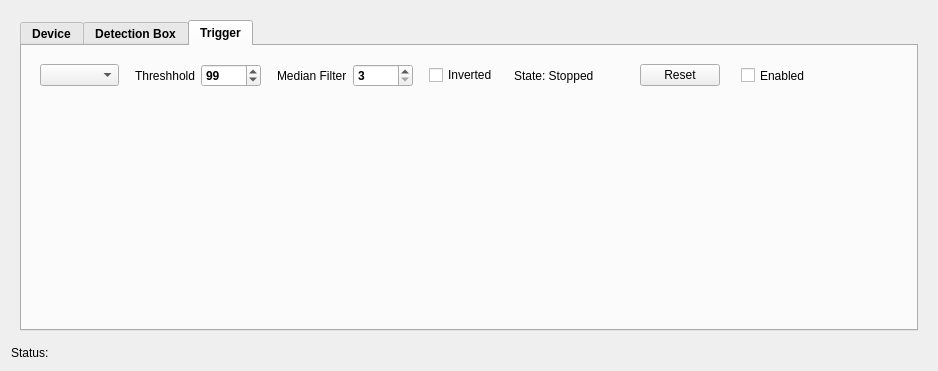
<?xml version="1.0" encoding="UTF-8"?>
<ui version="4.0">
 <class>GrabDetectorPluginDialog</class>
 <widget class="QDialog" name="GrabDetectorPluginDialog">
  <property name="geometry">
   <rect>
    <x>0</x>
    <y>0</y>
    <width>938</width>
    <height>371</height>
   </rect>
  </property>
  <property name="windowTitle">
   <string>Grab Detector Plugin</string>
  </property>
  <layout class="QVBoxLayout" name="verticalLayout_2">
   <item>
    <widget class="QWidget" name="statusWidgetPtr" native="true">
     <property name="font">
      <font>
       <weight>50</weight>
       <bold>false</bold>
      </font>
     </property>
     <layout class="QHBoxLayout" name="horizontalLayout_3">
      <item>
       <widget class="QTabWidget" name="tabWidgetPtr">
        <property name="font">
         <font>
          <weight>75</weight>
          <bold>true</bold>
         </font>
        </property>
        <property name="currentIndex">
         <number>2</number>
        </property>
        <widget class="QWidget" name="deviceTabPtr">
         <attribute name="title">
          <string>Device</string>
         </attribute>
         <layout class="QVBoxLayout" name="verticalLayout_6">
          <item>
           <widget class="QGroupBox" name="comGroupBoxPtr">
            <property name="font">
             <font>
              <weight>50</weight>
              <bold>false</bold>
             </font>
            </property>
            <property name="title">
             <string>Communication</string>
            </property>
            <layout class="QVBoxLayout" name="verticalLayout_5">
             <item>
              <widget class="QWidget" name="commWidgetPtr" native="true">
               <layout class="QHBoxLayout" name="horizontalLayout_10">
                <item>
                 <widget class="QLabel" name="comPortLabelPtr">
                  <property name="sizePolicy">
                   <sizepolicy hsizetype="Fixed" vsizetype="Preferred">
                    <horstretch>0</horstretch>
                    <verstretch>0</verstretch>
                   </sizepolicy>
                  </property>
                  <property name="minimumSize">
                   <size>
                    <width>80</width>
                    <height>0</height>
                   </size>
                  </property>
                  <property name="maximumSize">
                   <size>
                    <width>80</width>
                    <height>16777215</height>
                   </size>
                  </property>
                  <property name="font">
                   <font>
                    <weight>50</weight>
                    <bold>false</bold>
                   </font>
                  </property>
                  <property name="text">
                   <string>Serial Port   </string>
                  </property>
                 </widget>
                </item>
                <item>
                 <widget class="QComboBox" name="comPortComboBoxPtr">
                  <property name="sizePolicy">
                   <sizepolicy hsizetype="Fixed" vsizetype="Fixed">
                    <horstretch>0</horstretch>
                    <verstretch>0</verstretch>
                   </sizepolicy>
                  </property>
                  <property name="minimumSize">
                   <size>
                    <width>75</width>
                    <height>0</height>
                   </size>
                  </property>
                  <property name="maximumSize">
                   <size>
                    <width>75</width>
                    <height>16777215</height>
                   </size>
                  </property>
                  <property name="editable">
                   <bool>false</bool>
                  </property>
                  <property name="currentText">
                   <string/>
                  </property>
                 </widget>
                </item>
                <item>
                 <spacer name="horizontalSpacer_9">
                  <property name="orientation">
                   <enum>Qt::Horizontal</enum>
                  </property>
                  <property name="sizeType">
                   <enum>QSizePolicy::Fixed</enum>
                  </property>
                  <property name="sizeHint" stdset="0">
                   <size>
                    <width>15</width>
                    <height>20</height>
                   </size>
                  </property>
                 </spacer>
                </item>
                <item>
                 <widget class="QPushButton" name="connectPushButtonPtr">
                  <property name="font">
                   <font>
                    <weight>50</weight>
                    <bold>false</bold>
                   </font>
                  </property>
                  <property name="text">
                   <string>Connect</string>
                  </property>
                  <property name="autoDefault">
                   <bool>false</bool>
                  </property>
                 </widget>
                </item>
                <item>
                 <spacer name="horizontalSpacer_12">
                  <property name="orientation">
                   <enum>Qt::Horizontal</enum>
                  </property>
                  <property name="sizeType">
                   <enum>QSizePolicy::Fixed</enum>
                  </property>
                  <property name="sizeHint" stdset="0">
                   <size>
                    <width>15</width>
                    <height>20</height>
                   </size>
                  </property>
                 </spacer>
                </item>
                <item>
                 <widget class="QCheckBox" name="autoConnectCheckBoxPtr">
                  <property name="font">
                   <font>
                    <weight>50</weight>
                    <bold>false</bold>
                   </font>
                  </property>
                  <property name="text">
                   <string>Auto-Connect</string>
                  </property>
                 </widget>
                </item>
                <item>
                 <spacer name="horizontalSpacer_8">
                  <property name="orientation">
                   <enum>Qt::Horizontal</enum>
                  </property>
                  <property name="sizeType">
                   <enum>QSizePolicy::Fixed</enum>
                  </property>
                  <property name="sizeHint" stdset="0">
                   <size>
                    <width>50</width>
                    <height>20</height>
                   </size>
                  </property>
                 </spacer>
                </item>
                <item>
                 <widget class="QPushButton" name="refreshPortListPushButtonPtr">
                  <property name="text">
                   <string>Refresh List</string>
                  </property>
                  <property name="autoDefault">
                   <bool>false</bool>
                  </property>
                 </widget>
                </item>
                <item>
                 <spacer name="horizontalSpacer_10">
                  <property name="orientation">
                   <enum>Qt::Horizontal</enum>
                  </property>
                  <property name="sizeHint" stdset="0">
                   <size>
                    <width>40</width>
                    <height>20</height>
                   </size>
                  </property>
                 </spacer>
                </item>
               </layout>
              </widget>
             </item>
            </layout>
           </widget>
          </item>
          <item>
           <widget class="QGroupBox" name="devOutputGroupBoxPtr">
            <property name="font">
             <font>
              <weight>50</weight>
              <bold>false</bold>
             </font>
            </property>
            <property name="title">
             <string>Output</string>
            </property>
            <layout class="QVBoxLayout" name="verticalLayout_3">
             <item>
              <widget class="QWidget" name="durationWidgetPtr" native="true">
               <layout class="QHBoxLayout" name="horizontalLayout_14">
                <item>
                 <widget class="QLabel" name="durationLabelPtr">
                  <property name="sizePolicy">
                   <sizepolicy hsizetype="Fixed" vsizetype="Preferred">
                    <horstretch>0</horstretch>
                    <verstretch>0</verstretch>
                   </sizepolicy>
                  </property>
                  <property name="minimumSize">
                   <size>
                    <width>80</width>
                    <height>0</height>
                   </size>
                  </property>
                  <property name="maximumSize">
                   <size>
                    <width>80</width>
                    <height>16777215</height>
                   </size>
                  </property>
                  <property name="text">
                   <string>Duration (sec)</string>
                  </property>
                 </widget>
                </item>
                <item>
                 <widget class="QDoubleSpinBox" name="durationDblSpinBoxPtr">
                  <property name="minimumSize">
                   <size>
                    <width>75</width>
                    <height>0</height>
                   </size>
                  </property>
                  <property name="maximumSize">
                   <size>
                    <width>75</width>
                    <height>16777215</height>
                   </size>
                  </property>
                  <property name="decimals">
                   <number>3</number>
                  </property>
                  <property name="minimum">
                   <double>0.001000000000000</double>
                  </property>
                  <property name="maximum">
                   <double>8.000000000000000</double>
                  </property>
                  <property name="singleStep">
                   <double>0.010000000000000</double>
                  </property>
                  <property name="value">
                   <double>0.010000000000000</double>
                  </property>
                 </widget>
                </item>
                <item>
                 <spacer name="horizontalSpacer_15">
                  <property name="orientation">
                   <enum>Qt::Horizontal</enum>
                  </property>
                  <property name="sizeType">
                   <enum>QSizePolicy::Fixed</enum>
                  </property>
                  <property name="sizeHint" stdset="0">
                   <size>
                    <width>15</width>
                    <height>20</height>
                   </size>
                  </property>
                 </spacer>
                </item>
                <item>
                 <widget class="QPushButton" name="outputTestPushButtonPtr">
                  <property name="text">
                   <string>Test</string>
                  </property>
                  <property name="autoDefault">
                   <bool>false</bool>
                  </property>
                 </widget>
                </item>
                <item>
                 <spacer name="horizontalSpacer_16">
                  <property name="orientation">
                   <enum>Qt::Horizontal</enum>
                  </property>
                  <property name="sizeType">
                   <enum>QSizePolicy::Fixed</enum>
                  </property>
                  <property name="sizeHint" stdset="0">
                   <size>
                    <width>40</width>
                    <height>20</height>
                   </size>
                  </property>
                 </spacer>
                </item>
                <item>
                 <widget class="QLabel" name="outputPinLabelPtr">
                  <property name="sizePolicy">
                   <sizepolicy hsizetype="Fixed" vsizetype="Preferred">
                    <horstretch>0</horstretch>
                    <verstretch>0</verstretch>
                   </sizepolicy>
                  </property>
                  <property name="minimumSize">
                   <size>
                    <width>70</width>
                    <height>0</height>
                   </size>
                  </property>
                  <property name="maximumSize">
                   <size>
                    <width>80</width>
                    <height>16777215</height>
                   </size>
                  </property>
                  <property name="text">
                   <string>Output Pin:</string>
                  </property>
                 </widget>
                </item>
                <item>
                 <widget class="QComboBox" name="outputPinComboBoxPtr"/>
                </item>
                <item>
                 <spacer name="horizontalSpacer_14">
                  <property name="orientation">
                   <enum>Qt::Horizontal</enum>
                  </property>
                  <property name="sizeHint" stdset="0">
                   <size>
                    <width>247</width>
                    <height>20</height>
                   </size>
                  </property>
                 </spacer>
                </item>
               </layout>
              </widget>
             </item>
            </layout>
           </widget>
          </item>
          <item>
           <spacer name="verticalSpacer_4">
            <property name="orientation">
             <enum>Qt::Vertical</enum>
            </property>
            <property name="sizeHint" stdset="0">
             <size>
              <width>20</width>
              <height>10</height>
             </size>
            </property>
           </spacer>
          </item>
         </layout>
        </widget>
        <widget class="QWidget" name="detectBoxTabPtr">
         <attribute name="title">
          <string>Detection Box</string>
         </attribute>
         <layout class="QVBoxLayout" name="verticalLayout_4">
          <item>
           <widget class="QWidget" name="widget_4" native="true">
            <layout class="QHBoxLayout" name="horizontalLayout_11">
             <item>
              <widget class="QCheckBox" name="boxLockedCheckboxPtr">
               <property name="font">
                <font>
                 <weight>50</weight>
                 <bold>false</bold>
                </font>
               </property>
               <property name="text">
                <string>Enable left mouse click + drag to set detection box</string>
               </property>
               <property name="checked">
                <bool>true</bool>
               </property>
              </widget>
             </item>
             <item>
              <spacer name="horizontalSpacer_17">
               <property name="orientation">
                <enum>Qt::Horizontal</enum>
               </property>
               <property name="sizeHint" stdset="0">
                <size>
                 <width>336</width>
                 <height>20</height>
                </size>
               </property>
              </spacer>
             </item>
            </layout>
           </widget>
          </item>
          <item>
           <widget class="QWidget" name="xPosWidthWidgetPtr" native="true">
            <layout class="QHBoxLayout" name="horizontalLayout_2">
             <item>
              <widget class="QLabel" name="xPosLabelPtr">
               <property name="sizePolicy">
                <sizepolicy hsizetype="Fixed" vsizetype="Preferred">
                 <horstretch>0</horstretch>
                 <verstretch>0</verstretch>
                </sizepolicy>
               </property>
               <property name="minimumSize">
                <size>
                 <width>40</width>
                 <height>0</height>
                </size>
               </property>
               <property name="font">
                <font>
                 <weight>50</weight>
                 <bold>false</bold>
                </font>
               </property>
               <property name="text">
                <string>X-Pos</string>
               </property>
              </widget>
             </item>
             <item>
              <widget class="QSpinBox" name="xPosSpinBoxPtr">
               <property name="sizePolicy">
                <sizepolicy hsizetype="Fixed" vsizetype="Fixed">
                 <horstretch>0</horstretch>
                 <verstretch>0</verstretch>
                </sizepolicy>
               </property>
               <property name="minimumSize">
                <size>
                 <width>50</width>
                 <height>0</height>
                </size>
               </property>
               <property name="font">
                <font>
                 <weight>50</weight>
                 <bold>false</bold>
                </font>
               </property>
               <property name="maximum">
                <number>9999</number>
               </property>
               <property name="singleStep">
                <number>5</number>
               </property>
               <property name="value">
                <number>0</number>
               </property>
              </widget>
             </item>
             <item>
              <spacer name="horizontalSpacer_18">
               <property name="orientation">
                <enum>Qt::Horizontal</enum>
               </property>
               <property name="sizeType">
                <enum>QSizePolicy::Fixed</enum>
               </property>
               <property name="sizeHint" stdset="0">
                <size>
                 <width>15</width>
                 <height>20</height>
                </size>
               </property>
              </spacer>
             </item>
             <item>
              <widget class="QLabel" name="widthLabelPtr">
               <property name="sizePolicy">
                <sizepolicy hsizetype="Fixed" vsizetype="Preferred">
                 <horstretch>0</horstretch>
                 <verstretch>0</verstretch>
                </sizepolicy>
               </property>
               <property name="minimumSize">
                <size>
                 <width>40</width>
                 <height>0</height>
                </size>
               </property>
               <property name="font">
                <font>
                 <weight>50</weight>
                 <bold>false</bold>
                </font>
               </property>
               <property name="text">
                <string>Width</string>
               </property>
              </widget>
             </item>
             <item>
              <widget class="QSpinBox" name="widthSpinBoxPtr">
               <property name="sizePolicy">
                <sizepolicy hsizetype="Fixed" vsizetype="Fixed">
                 <horstretch>0</horstretch>
                 <verstretch>0</verstretch>
                </sizepolicy>
               </property>
               <property name="minimumSize">
                <size>
                 <width>50</width>
                 <height>0</height>
                </size>
               </property>
               <property name="font">
                <font>
                 <weight>50</weight>
                 <bold>false</bold>
                </font>
               </property>
               <property name="maximum">
                <number>9999</number>
               </property>
               <property name="singleStep">
                <number>5</number>
               </property>
               <property name="value">
                <number>0</number>
               </property>
              </widget>
             </item>
             <item>
              <spacer name="horizontalSpacer_11">
               <property name="orientation">
                <enum>Qt::Horizontal</enum>
               </property>
               <property name="sizeHint" stdset="0">
                <size>
                 <width>163</width>
                 <height>20</height>
                </size>
               </property>
              </spacer>
             </item>
            </layout>
           </widget>
          </item>
          <item>
           <widget class="QWidget" name="yPosHeightWidgetPtr" native="true">
            <layout class="QHBoxLayout" name="horizontalLayout">
             <item>
              <widget class="QLabel" name="yPosLabelPtr">
               <property name="sizePolicy">
                <sizepolicy hsizetype="Fixed" vsizetype="Preferred">
                 <horstretch>0</horstretch>
                 <verstretch>0</verstretch>
                </sizepolicy>
               </property>
               <property name="minimumSize">
                <size>
                 <width>40</width>
                 <height>0</height>
                </size>
               </property>
               <property name="font">
                <font>
                 <weight>50</weight>
                 <bold>false</bold>
                </font>
               </property>
               <property name="text">
                <string>Y-Pos</string>
               </property>
              </widget>
             </item>
             <item>
              <widget class="QSpinBox" name="yPosSpinBoxPtr">
               <property name="sizePolicy">
                <sizepolicy hsizetype="Fixed" vsizetype="Fixed">
                 <horstretch>0</horstretch>
                 <verstretch>0</verstretch>
                </sizepolicy>
               </property>
               <property name="minimumSize">
                <size>
                 <width>50</width>
                 <height>0</height>
                </size>
               </property>
               <property name="font">
                <font>
                 <weight>50</weight>
                 <bold>false</bold>
                </font>
               </property>
               <property name="maximum">
                <number>9999</number>
               </property>
               <property name="singleStep">
                <number>5</number>
               </property>
               <property name="value">
                <number>0</number>
               </property>
              </widget>
             </item>
             <item>
              <spacer name="horizontalSpacer_19">
               <property name="orientation">
                <enum>Qt::Horizontal</enum>
               </property>
               <property name="sizeType">
                <enum>QSizePolicy::Fixed</enum>
               </property>
               <property name="sizeHint" stdset="0">
                <size>
                 <width>15</width>
                 <height>20</height>
                </size>
               </property>
              </spacer>
             </item>
             <item>
              <widget class="QLabel" name="HeightLabelPtr">
               <property name="sizePolicy">
                <sizepolicy hsizetype="Fixed" vsizetype="Preferred">
                 <horstretch>0</horstretch>
                 <verstretch>0</verstretch>
                </sizepolicy>
               </property>
               <property name="minimumSize">
                <size>
                 <width>40</width>
                 <height>0</height>
                </size>
               </property>
               <property name="font">
                <font>
                 <weight>50</weight>
                 <bold>false</bold>
                </font>
               </property>
               <property name="text">
                <string>Height</string>
               </property>
              </widget>
             </item>
             <item>
              <widget class="QSpinBox" name="heightSpinBoxPtr">
               <property name="sizePolicy">
                <sizepolicy hsizetype="Fixed" vsizetype="Fixed">
                 <horstretch>0</horstretch>
                 <verstretch>0</verstretch>
                </sizepolicy>
               </property>
               <property name="minimumSize">
                <size>
                 <width>50</width>
                 <height>0</height>
                </size>
               </property>
               <property name="font">
                <font>
                 <weight>50</weight>
                 <bold>false</bold>
                </font>
               </property>
               <property name="maximum">
                <number>9999</number>
               </property>
               <property name="singleStep">
                <number>5</number>
               </property>
               <property name="value">
                <number>0</number>
               </property>
              </widget>
             </item>
             <item>
              <spacer name="horizontalSpacer_13">
               <property name="orientation">
                <enum>Qt::Horizontal</enum>
               </property>
               <property name="sizeHint" stdset="0">
                <size>
                 <width>163</width>
                 <height>20</height>
                </size>
               </property>
              </spacer>
             </item>
            </layout>
           </widget>
          </item>
          <item>
           <widget class="QWidget" name="colorWidgetPtr" native="true">
            <layout class="QHBoxLayout" name="horizontalLayout_5">
             <item>
              <widget class="QLabel" name="colorLabelPtr">
               <property name="font">
                <font>
                 <weight>50</weight>
                 <bold>false</bold>
                </font>
               </property>
               <property name="text">
                <string>Color</string>
               </property>
              </widget>
             </item>
             <item>
              <spacer name="horizontalSpacer_2">
               <property name="orientation">
                <enum>Qt::Horizontal</enum>
               </property>
               <property name="sizeType">
                <enum>QSizePolicy::Fixed</enum>
               </property>
               <property name="sizeHint" stdset="0">
                <size>
                 <width>10</width>
                 <height>20</height>
                </size>
               </property>
              </spacer>
             </item>
             <item>
              <widget class="QLabel" name="colorExampleLabelPtr">
               <property name="sizePolicy">
                <sizepolicy hsizetype="Fixed" vsizetype="Fixed">
                 <horstretch>0</horstretch>
                 <verstretch>0</verstretch>
                </sizepolicy>
               </property>
               <property name="minimumSize">
                <size>
                 <width>20</width>
                 <height>20</height>
                </size>
               </property>
               <property name="maximumSize">
                <size>
                 <width>20</width>
                 <height>20</height>
                </size>
               </property>
               <property name="font">
                <font>
                 <weight>50</weight>
                 <bold>false</bold>
                </font>
               </property>
               <property name="frameShape">
                <enum>QFrame::Box</enum>
               </property>
               <property name="text">
                <string/>
               </property>
              </widget>
             </item>
             <item>
              <spacer name="horizontalSpacer_3">
               <property name="orientation">
                <enum>Qt::Horizontal</enum>
               </property>
               <property name="sizeType">
                <enum>QSizePolicy::Fixed</enum>
               </property>
               <property name="sizeHint" stdset="0">
                <size>
                 <width>10</width>
                 <height>20</height>
                </size>
               </property>
              </spacer>
             </item>
             <item>
              <widget class="QPushButton" name="colorSelectPushButtonPtr">
               <property name="font">
                <font>
                 <weight>50</weight>
                 <bold>false</bold>
                </font>
               </property>
               <property name="text">
                <string>Select</string>
               </property>
               <property name="autoDefault">
                <bool>false</bool>
               </property>
              </widget>
             </item>
             <item>
              <spacer name="horizontalSpacer">
               <property name="orientation">
                <enum>Qt::Horizontal</enum>
               </property>
               <property name="sizeHint" stdset="0">
                <size>
                 <width>248</width>
                 <height>20</height>
                </size>
               </property>
              </spacer>
             </item>
            </layout>
           </widget>
          </item>
          <item>
           <spacer name="verticalSpacer_2">
            <property name="orientation">
             <enum>Qt::Vertical</enum>
            </property>
            <property name="sizeHint" stdset="0">
             <size>
              <width>20</width>
              <height>147</height>
             </size>
            </property>
           </spacer>
          </item>
         </layout>
        </widget>
        <widget class="QWidget" name="triggerTabPtr">
         <attribute name="title">
          <string>Trigger</string>
         </attribute>
         <layout class="QVBoxLayout" name="verticalLayout">
          <item>
           <widget class="QWidget" name="trigEnabledWidgetPtr" native="true">
            <layout class="QHBoxLayout" name="horizontalLayout_8">
             <item>
              <widget class="QComboBox" name="trigModeComboBoxPtr">
               <property name="currentText">
                <string/>
               </property>
              </widget>
             </item>
             <item>
              <spacer name="horizontalSpacer_22">
               <property name="orientation">
                <enum>Qt::Horizontal</enum>
               </property>
               <property name="sizeType">
                <enum>QSizePolicy::Fixed</enum>
               </property>
               <property name="sizeHint" stdset="0">
                <size>
                 <width>10</width>
                 <height>20</height>
                </size>
               </property>
              </spacer>
             </item>
             <item>
              <widget class="QLabel" name="trigThresholdLabelPtr">
               <property name="sizePolicy">
                <sizepolicy hsizetype="Minimum" vsizetype="Preferred">
                 <horstretch>0</horstretch>
                 <verstretch>0</verstretch>
                </sizepolicy>
               </property>
               <property name="minimumSize">
                <size>
                 <width>0</width>
                 <height>0</height>
                </size>
               </property>
               <property name="maximumSize">
                <size>
                 <width>80</width>
                 <height>16777215</height>
                </size>
               </property>
               <property name="font">
                <font>
                 <weight>50</weight>
                 <bold>false</bold>
                </font>
               </property>
               <property name="text">
                <string>Threshhold</string>
               </property>
              </widget>
             </item>
             <item>
              <widget class="QSpinBox" name="trigThresholdSpinBoxPtr">
               <property name="minimumSize">
                <size>
                 <width>60</width>
                 <height>0</height>
                </size>
               </property>
               <property name="maximum">
                <number>255</number>
               </property>
               <property name="singleStep">
                <number>5</number>
               </property>
               <property name="value">
                <number>99</number>
               </property>
              </widget>
             </item>
             <item>
              <spacer name="horizontalSpacer_20">
               <property name="orientation">
                <enum>Qt::Horizontal</enum>
               </property>
               <property name="sizeType">
                <enum>QSizePolicy::Fixed</enum>
               </property>
               <property name="sizeHint" stdset="0">
                <size>
                 <width>10</width>
                 <height>20</height>
                </size>
               </property>
              </spacer>
             </item>
             <item>
              <widget class="QLabel" name="trigMedianFilterLabelPtr">
               <property name="sizePolicy">
                <sizepolicy hsizetype="Preferred" vsizetype="Preferred">
                 <horstretch>0</horstretch>
                 <verstretch>0</verstretch>
                </sizepolicy>
               </property>
               <property name="minimumSize">
                <size>
                 <width>0</width>
                 <height>0</height>
                </size>
               </property>
               <property name="maximumSize">
                <size>
                 <width>85</width>
                 <height>16777215</height>
                </size>
               </property>
               <property name="font">
                <font>
                 <weight>50</weight>
                 <bold>false</bold>
                </font>
               </property>
               <property name="text">
                <string>Median Filter</string>
               </property>
              </widget>
             </item>
             <item>
              <widget class="QSpinBox" name="trigMedianFilterSpinBoxPtr">
               <property name="minimumSize">
                <size>
                 <width>60</width>
                 <height>0</height>
                </size>
               </property>
               <property name="minimum">
                <number>3</number>
               </property>
               <property name="maximum">
                <number>25</number>
               </property>
               <property name="singleStep">
                <number>2</number>
               </property>
               <property name="value">
                <number>3</number>
               </property>
              </widget>
             </item>
             <item>
              <spacer name="horizontalSpacer_4">
               <property name="orientation">
                <enum>Qt::Horizontal</enum>
               </property>
               <property name="sizeType">
                <enum>QSizePolicy::Fixed</enum>
               </property>
               <property name="sizeHint" stdset="0">
                <size>
                 <width>10</width>
                 <height>20</height>
                </size>
               </property>
              </spacer>
             </item>
             <item>
              <widget class="QCheckBox" name="trigInvertedCheckBoxPtr">
               <property name="sizePolicy">
                <sizepolicy hsizetype="Preferred" vsizetype="Fixed">
                 <horstretch>0</horstretch>
                 <verstretch>0</verstretch>
                </sizepolicy>
               </property>
               <property name="font">
                <font>
                 <weight>50</weight>
                 <bold>false</bold>
                </font>
               </property>
               <property name="text">
                <string>Inverted</string>
               </property>
               <property name="checked">
                <bool>false</bool>
               </property>
              </widget>
             </item>
             <item>
              <spacer name="horizontalSpacer_5">
               <property name="orientation">
                <enum>Qt::Horizontal</enum>
               </property>
               <property name="sizeType">
                <enum>QSizePolicy::Fixed</enum>
               </property>
               <property name="sizeHint" stdset="0">
                <size>
                 <width>10</width>
                 <height>10</height>
                </size>
               </property>
              </spacer>
             </item>
             <item>
              <widget class="QLabel" name="trigStateLabelPtr">
               <property name="sizePolicy">
                <sizepolicy hsizetype="Fixed" vsizetype="Preferred">
                 <horstretch>0</horstretch>
                 <verstretch>0</verstretch>
                </sizepolicy>
               </property>
               <property name="minimumSize">
                <size>
                 <width>100</width>
                 <height>0</height>
                </size>
               </property>
               <property name="maximumSize">
                <size>
                 <width>16777215</width>
                 <height>16777215</height>
                </size>
               </property>
               <property name="font">
                <font>
                 <weight>50</weight>
                 <bold>false</bold>
                </font>
               </property>
               <property name="text">
                <string>State: Stopped</string>
               </property>
              </widget>
             </item>
             <item>
              <spacer name="horizontalSpacer_21">
               <property name="orientation">
                <enum>Qt::Horizontal</enum>
               </property>
               <property name="sizeType">
                <enum>QSizePolicy::Fixed</enum>
               </property>
               <property name="sizeHint" stdset="0">
                <size>
                 <width>20</width>
                 <height>20</height>
                </size>
               </property>
              </spacer>
             </item>
             <item>
              <widget class="QPushButton" name="trigResetPushButtonPtr">
               <property name="font">
                <font>
                 <weight>50</weight>
                 <bold>false</bold>
                </font>
               </property>
               <property name="text">
                <string>Reset</string>
               </property>
               <property name="autoDefault">
                <bool>false</bool>
               </property>
              </widget>
             </item>
             <item>
              <spacer name="horizontalSpacer_6">
               <property name="orientation">
                <enum>Qt::Horizontal</enum>
               </property>
               <property name="sizeType">
                <enum>QSizePolicy::Fixed</enum>
               </property>
               <property name="sizeHint" stdset="0">
                <size>
                 <width>15</width>
                 <height>20</height>
                </size>
               </property>
              </spacer>
             </item>
             <item>
              <widget class="QCheckBox" name="trigEnabledCheckBoxPtr">
               <property name="sizePolicy">
                <sizepolicy hsizetype="Preferred" vsizetype="Preferred">
                 <horstretch>0</horstretch>
                 <verstretch>0</verstretch>
                </sizepolicy>
               </property>
               <property name="minimumSize">
                <size>
                 <width>0</width>
                 <height>0</height>
                </size>
               </property>
               <property name="maximumSize">
                <size>
                 <width>1000</width>
                 <height>16777215</height>
                </size>
               </property>
               <property name="font">
                <font>
                 <weight>50</weight>
                 <bold>false</bold>
                </font>
               </property>
               <property name="text">
                <string>Enabled</string>
               </property>
              </widget>
             </item>
             <item>
              <spacer name="horizontalSpacer_7">
               <property name="orientation">
                <enum>Qt::Horizontal</enum>
               </property>
               <property name="sizeHint" stdset="0">
                <size>
                 <width>337</width>
                 <height>20</height>
                </size>
               </property>
              </spacer>
             </item>
            </layout>
           </widget>
          </item>
          <item>
           <widget class="QCustomPlot" name="livePlotPtr" native="true">
            <property name="sizePolicy">
             <sizepolicy hsizetype="Preferred" vsizetype="Expanding">
              <horstretch>0</horstretch>
              <verstretch>0</verstretch>
             </sizepolicy>
            </property>
           </widget>
          </item>
         </layout>
        </widget>
       </widget>
      </item>
     </layout>
    </widget>
   </item>
   <item>
    <widget class="QLabel" name="statusLabelPtr">
     <property name="text">
      <string>Status: </string>
     </property>
    </widget>
   </item>
  </layout>
 </widget>
 <customwidgets>
  <customwidget>
   <class>QCustomPlot</class>
   <extends>QWidget</extends>
   <header>qcustomplot.h</header>
   <container>1</container>
  </customwidget>
 </customwidgets>
 <resources/>
 <connections/>
</ui>
